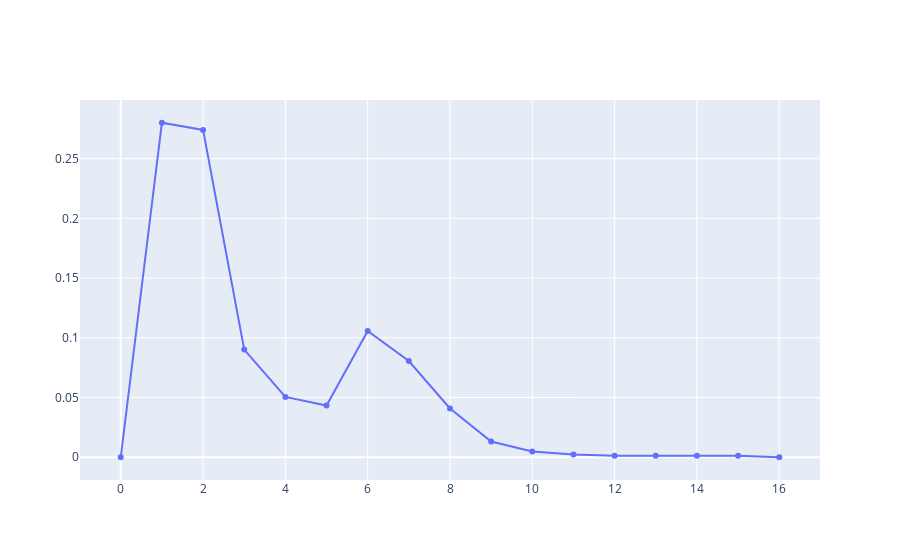

Notebook code for this chart:
### Code cell
trace0 = go.Scatter(
    x=x_2,  
    y=y_2,  
    mode="markers + lines",  
    name="响应电阻" ,
)

fig = go.Figure(data=[trace0])
fig

### Figure 1 — Plotly figure (JSON) as saved in the notebook; plotly's stock layout.template omitted (floating-point values rounded to 4 significant figures)
{"data": [{"mode": "markers+lines", "name": "响应电阻", "type": "scatter", "x": [0, 1, 2.0, 3, 4, 5, 6, 7, 8, 9, 10, 11, 12, 13, 14, 15, 16], "y": [0, 0.28, 0.274, 0.09014, 0.05048, 0.04327, 0.1058, 0.08053, 0.04087, 0.01322, 0.004808, 0.002404, 0.001202, 0.001202, 0.001202, 0.001202, 0]}], "layout": {}}
